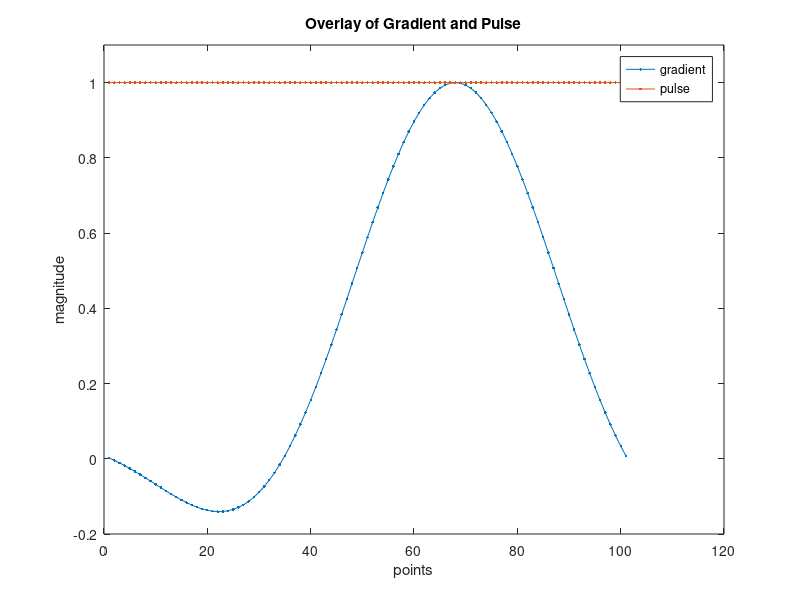
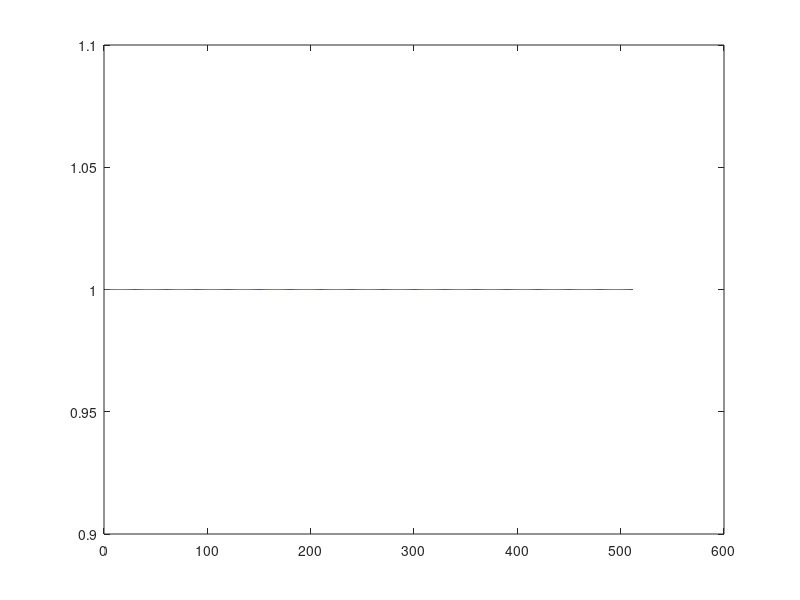
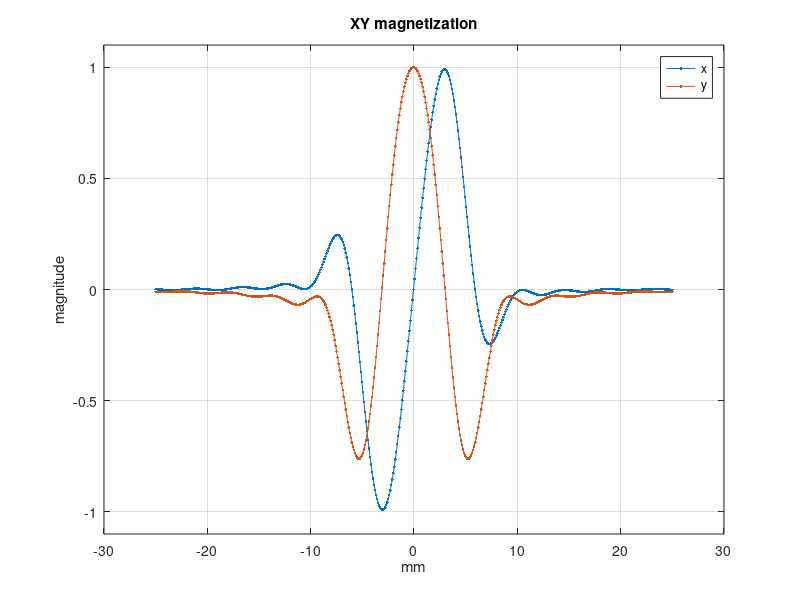
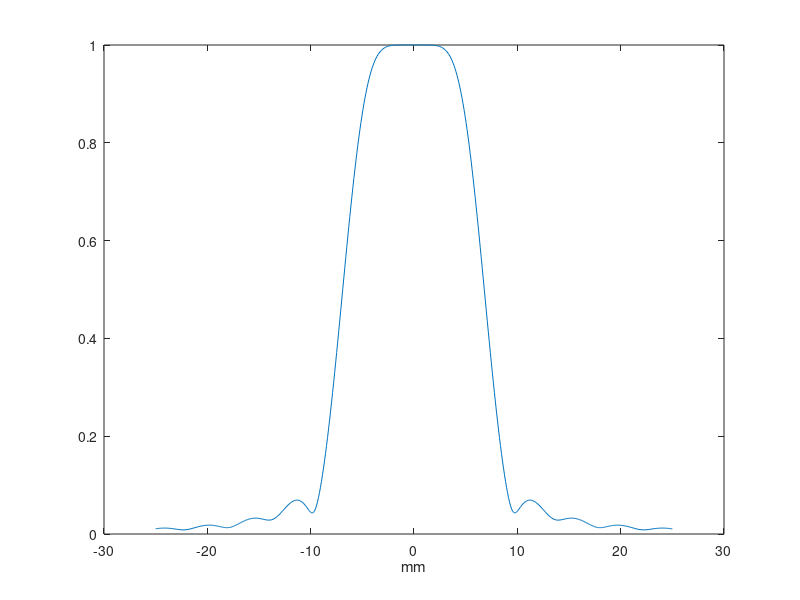

These figures' MATLAB source, in order:
%*********************************************
%************* Bloch simulation **************
%*********************************************

% ############ DEFINE RELEVANT PARAMETERS #################
nmag=512;			% Number of elements of magnetization
hnmag=nmag/2;

%b1 is 2.9667 uT 
%pulse duration is 5.7088 ms
%The accompanying slice selection gradient is 5.7088ms long as its plateau 
%at a strength of 0.9519 mT/m. The whole gradient including trapezoidal ends is 7.8088ms.
%The pulse duration is 5.7088 ms, the maximum b1 is 2.9667 uT and the 
%effective time (which is how long the pulse would be if it was a %
%block pulse with the same amplitude and same pulse angle is 1.9792 ms.


ppoints=101;		% Number of points in the pulse MUST match size of RF and gradient file


grad=2.67522209e8*0.9519e-3/2/pi/100.		% Gradient scaling in Hz/m  405.3 Hz/cm
swid=5;				% Width of sample in cm
b1scale=(2.9667e-6*2.67522209e8/2/pi)		% B1 scaling strength (Hz) 126 Hz

pw=5.7088e-3;			% Pulse width (s)

rephase=0;			% FLAG: =1 then does a rephase of slice select following the RF pulse
crush=0;			% FLAG: =1 then crush Mxy prior to pulse to simulate 180 degree pulses and rephase afterwards

tcrush=0.01;        % Crusher gradient duration (seconds)

gcrush=(0.25*nmag-grad*pw)/(2*tcrush);

xxx_axis_mm = linspace(-swid*10/2,+swid*10/2, nmag );

% ############ DEFINE STARTING MAGNETIZATION #################
Mo = 1.0;
Mag = [0,  0, Mo];   % Starting magnetization - change HERE to start from transverse or longitudinal
Ms0=[];

% ############ GET RF AND GRADIENT PULSE SHAPES #################
% Get RF pulse profile to simulate
fp=fopen('excitation_pulse90.txt', 'r');
pshape=fscanf(fp, '%f', ppoints);
fclose(fp);


% ############ read in Philips pulse ############
%pshape1_eh = load('-mat', 'W:\EPGcode\Excitation pulse 300118\excitation pulse.mat');

%pshape = pshape1_eh.excitation_pulse;
figure(11); plot(pshape);
 
maxpshape=max(pshape);
pshape1=pshape/maxpshape;   % Normalise the RF pulse shape - subsequently scaled by parameter "b1scale"

%pshape1 = cat(1, pshape1, flipud( pshape1(1:end-1,:)))

dt=pw/ppoints;              % Time resolution of simulation

% Get accompanying NORMALISED gradient profile to simulate
% fp=fopen('grad_124.txt', 'r');
% gshape=fscanf(fp, '%f', ppoints);
% fclose(fp);

gshape = ones(ppoints,1);

%gshape = cat( 1, flipud( gshape), gshape(2:end))

figure(1);
plot(pshape1,'.-');hold on
figure(1); plot(gshape, '.-');
legend({'gradient', 'pulse'});
xlabel('points');
ylabel('magnitude');
title('Overlay of Gradient and Pulse');
ylim([-0.2, 1.1]);


%ppoints = 123+124;

% ############ START OF SIMULATION #################
% Set up spatial magnetization
for j=1:nmag
  Ms0(j,:)=Mag;
end


figure(3); plot(Ms0(:,3));
%exit();

% Crush Mxy if pulse is 180 refocussing 
% Starting magnetization should have been [0, 1, 0] or [1, 0, 0]
if(crush==1)
  for j=1:nmag
    temp1(1)=Ms0(j,1);
    temp1(2)=Ms0(j,2);
    alpha=2.0*pi*tcrush*(gcrush*swid*(j-hnmag)/nmag);
    Ms0(j,1) = (temp1(1)*cos(alpha) + temp1(2)*sin(alpha));
    Ms0(j,2) = (-1*temp1(1)*sin(alpha) + temp1(2)*cos(alpha));
  end
end

% Simulate pulse via Bloch rotations
for j=1:nmag % num isochromats
  temp(1,:)=Ms0(j,:);
  
  for k=1:ppoints % points in shaped pulse
    relb1=b1scale*pshape1(k,:);
    domega=gshape(k,:)*grad*swid*(j-hnmag)/nmag;
 
    theta=atan2(relb1,domega);
    beff=sqrt((relb1^2)+(domega^2));
    phi=2*pi*beff*dt;

    ct=cos(theta);
    st=sin(theta);
    cp=cos(phi);
    sp=sin(phi);

    smag1=temp(k,1);
    smag2=temp(k,2);
    smag3=temp(k,3);
    
    xmag = (smag1*((ct*ct*cp)+(st*st))) + (smag2*(ct*sp)) + (smag3*((st*ct)*(1-cp)));
    ymag = (-1*smag1*(sp*ct)) + (smag2*cp) + (smag3*(st*sp));
    zmag = (smag1*((ct*st)*(1-cp))) - (smag2*(st*sp)) + (smag3*((ct*ct)+(st*st*cp)));

    temp(k+1,1) = xmag;
    temp(k+1,2) = ymag;
    temp(k+1,3) = zmag; 
   end

  Ms0(j,:)=temp(k,:);
end

% Rephase Mxy if pulse is selective EXCITATION
if(rephase==1)
  for j=1:nmag
    temp1(1)=Ms0(j,1);
    temp1(2)=Ms0(j,2);
    alpha=-2.0*pi*(grad*swid*(j-hnmag)/nmag)*(pw/2)
    Ms0(j,1) = (temp1(1)*cos(alpha) + temp1(2)*sin(alpha));
    Ms0(j,2) = (-1*temp1(1)*sin(alpha) + temp1(2)*cos(alpha));
  end
end

% Crush Mxy if pulse was a 180 refocussing
if(crush==1)

% Crusher gradient - rephase
  for j=1:nmag
    temp1(1)=Ms0(j,1);
    temp1(2)=Ms0(j,2);
    alpha=2.0*pi*tcrush*(gcrush*swid*(j-hnmag)/nmag);
    Ms0(j,1) = (temp1(1)*cos(alpha) + temp1(2)*sin(alpha));
    Ms0(j,2) = (-1*temp1(1)*sin(alpha) + temp1(2)*cos(alpha));
  end

% Moving average to produce simulate the effect of the crusher
  width=16;
  while(j<=nmag-width)
    mavx=0;
    mavy=0;
    k=1;
    while(k<=width)
      mavx=mavx+Ms0(j+k,1);
      mavy=mavy+Ms0(j+k,2);
      k=k+1;
    end
    Ms0(j,1) = mavx/width;
    Ms0(j,2) = mavy/width;
    j=j+1;
  end

end
  
mx=Ms0(:,1);
my=Ms0(:,2);
mz=Ms0(:,3);
figure(4);
plot(xxx_axis_mm,mx, '.-');
hold on
plot(xxx_axis_mm,my, '.-');
grid();
xlabel('mm');
ylabel('magnitude');
title('XY magnetization');
legend({'x','y'});
ylim([-1.1 1.1]);

figure(5);
plot(xxx_axis_mm,abs(complex(mx,my)));
xlabel('mm');
figure(6);
plot(xxx_axis_mm,90*(1-mz), '.-');
grid();
xlabel('mm');
ylabel('flip angle');
title('Z magnetization');

figure(7);
plot(xxx_axis_mm,(mz), '.-');
grid();
xlabel('mm');
ylabel('magnitude');
ylim([-1.1 1.1]);
title('Z magnetization');

flip_angle180 = 90*(1-mz);
% ############ SAVE RESULT #################
save halfsinc3_junk.txt mx my mz
save flip_angle.txt flip_angle180